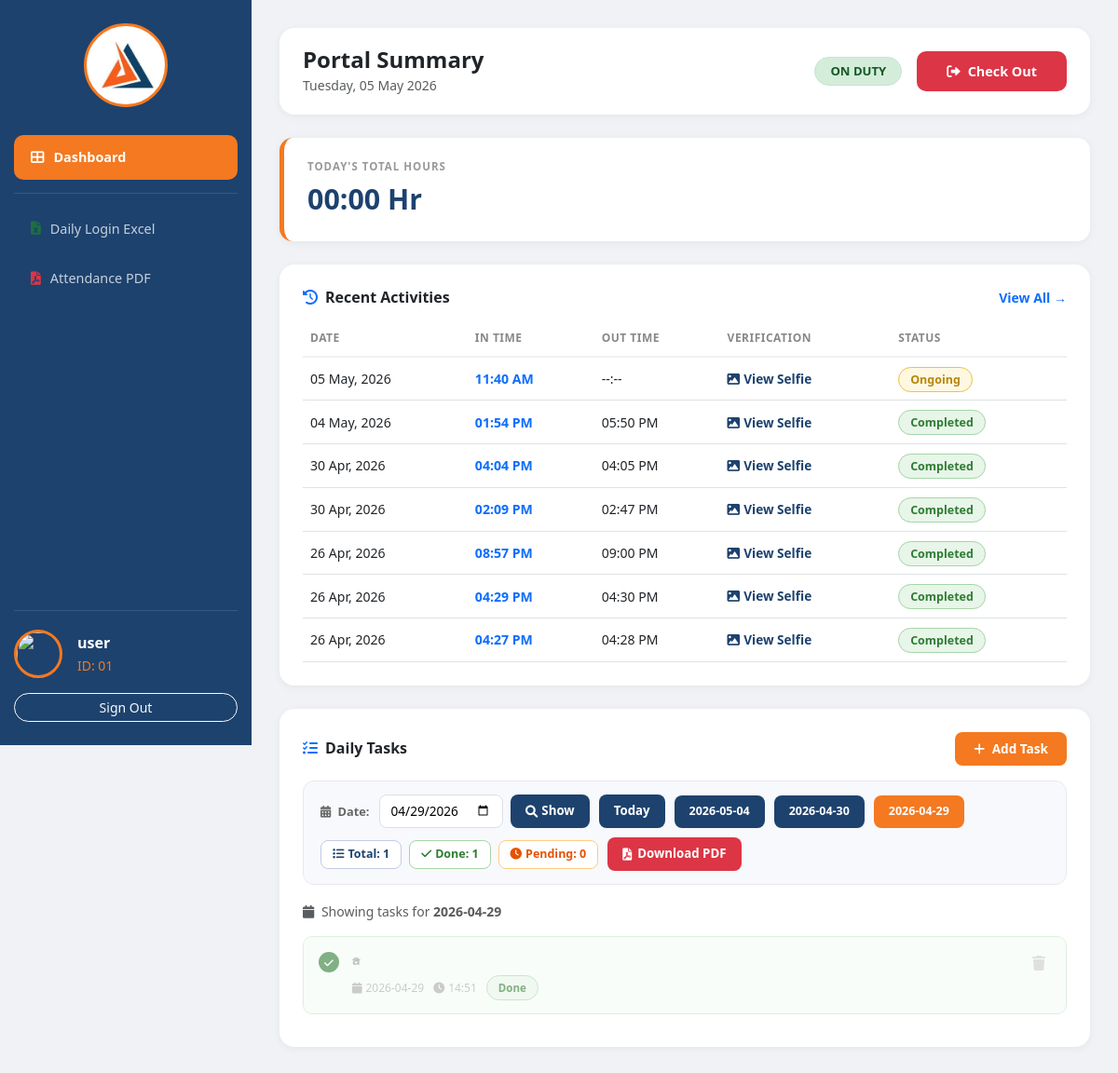
/dashboard?task_date=2026-04-29 (signed in), run on the app's committed database.
### app.py (models this page shows)
class User(UserMixin, db.Model):
    id = db.Column(db.Integer, primary_key=True)
    username = db.Column(db.String(80), unique=True, nullable=False)
    email = db.Column(db.String(120), unique=True, nullable=False)
    password = db.Column(db.String(80), nullable=False)
    first_name = db.Column(db.String(80))
    last_name = db.Column(db.String(80))
    emp_id = db.Column(db.String(50), unique=True)
    dob = db.Column(db.String(20))
    role = db.Column(db.String(20), default='employee')
    status = db.Column(db.String(20), default='pending')
    created_at = db.Column(db.DateTime, default=datetime.now)

class Attendance(db.Model):
    id = db.Column(db.Integer, primary_key=True)
    user_id = db.Column(db.Integer, db.ForeignKey('user.id'))
    emp_full_name = db.Column(db.String(160))
    check_in = db.Column(db.DateTime, default=datetime.now)
    check_out = db.Column(db.DateTime, nullable=True)
    location_in = db.Column(db.String(255))
    location_out = db.Column(db.String(255))
    selfie = db.Column(db.String(255))
    total_seconds = db.Column(db.Integer, default=0)

class Task(db.Model):
    id = db.Column(db.Integer, primary_key=True)
    user_id = db.Column(db.Integer, db.ForeignKey('user.id'))
    title = db.Column(db.String(200), nullable=False)
    description = db.Column(db.Text, nullable=True)
    due_date = db.Column(db.String(20), nullable=True)
    due_time = db.Column(db.String(10), nullable=True)
    status = db.Column(db.String(20), default='pending')  # pending or done
    created_at = db.Column(db.DateTime, default=datetime.now)

### app.py (the view)
@app.route('/dashboard')
@login_required
def dashboard():
    today_date = datetime.now().date()
    yesterday_date = today_date - timedelta(days=1)
    week_start = today_date - timedelta(days=7)
    date_display = datetime.now().strftime("%A, %d %B %Y")
    if current_user.role == 'admin':
        logs = Attendance.query.order_by(Attendance.id.desc()).all()
        pending_users = User.query.filter_by(status='pending').all()
        return render_template('admin_dashboard.html', logs=logs, pending=pending_users, today=date_display)
    t_logs = Attendance.query.filter(
        Attendance.user_id == current_user.id,
        func.date(Attendance.check_in) == today_date
    ).all()
    y_logs = Attendance.query.filter(
        Attendance.user_id == current_user.id,
        func.date(Attendance.check_in) == yesterday_date
    ).all()
    w_logs = Attendance.query.filter(
        Attendance.user_id == current_user.id,
        func.date(Attendance.check_in) >= week_start
    ).all()
    stats = {
        'today': calculate_hours(t_logs),
        'yesterday': calculate_hours(y_logs),
        'weekly': calculate_hours(w_logs)
    }
    recent_activity = Attendance.query.filter_by(
        user_id=current_user.id
    ).order_by(Attendance.id.desc()).limit(10).all()
    active_session = Attendance.query.filter_by(
        user_id=current_user.id, check_out=None
    ).first()
    task_filter_date = request.args.get('task_date', str(today_date))
    tasks = Task.query.filter_by(
        user_id=current_user.id
    ).filter(
        Task.due_date == task_filter_date
    ).order_by(Task.created_at.desc()).all()
    all_task_dates = db.session.query(Task.due_date).filter_by(
        user_id=current_user.id
    ).filter(Task.due_date != None, Task.due_date != '').distinct().order_by(Task.due_date.desc()).all()
    all_task_dates = [d[0] for d in all_task_dates]
    return render_template('emp_dashboard.html',
        logs=recent_activity,
        active=active_session,
        stats=stats,
        today_date=date_display,
        tasks=tasks,
        task_filter_date=task_filter_date,
        all_task_dates=all_task_dates,
        today_str=str(today_date)
    )

### app.py (called while the page is built)
@login_manager.user_loader
def load_user(user_id):
    return User.query.get(int(user_id))

def calculate_hours(logs):
    total_sec = 0
    if not logs:
        return "00:00 Hr"
    for log in logs:
        if log.check_in and log.check_out:
            diff = (log.check_out - log.check_in).total_seconds()
            total_sec += diff
    hrs = int(total_sec // 3600)
    mins = int((total_sec % 3600) // 60)
    return f"{hrs:02d}:{mins:02d} Hr"

### templates/emp_dashboard.html (shortened to what this page needs)
<!DOCTYPE html>
<html lang="en">
<head>
    <link href="https://cdn.jsdelivr.net/npm/bootstrap@5.3.0/dist/css/bootstrap.min.css" rel="stylesheet">
    <link rel="stylesheet" href="https://cdnjs.cloudflare.com/ajax/libs/font-awesome/6.0.0/css/all.min.css">
</head>
<body>
<div class="sidebar">
    <div class="logo-round">
        <img src="{{ url_for('static', filename='logo.png') }}" alt="KVON">
    </div>
    <nav>
        <a href="/dashboard" class="nav-item active-nav">
            <i class="fa fa-th-large"></i> Dashboard
        </a>
        <div class="nav-divider"></div>
        <a href="/download/excel" class="nav-item">
            <i class="fa fa-file-excel" style="color:#1d6f42"></i> Daily Login Excel
        </a>
        <a href="/download/pdf" class="nav-item">
            <i class="fa fa-file-pdf" style="color:#dc3545"></i> Attendance PDF
        </a>
    </nav>
    <div class="profile-bottom">
        <div class="d-flex align-items-center mb-3">
            <img src="https://cdn-icons-png.flaticon.com/512/3135/3135715.png" class="profile-img-gol me-3">
            <div>
                <div class="fw-bold text-white">{{ current_user.first_name }}</div>
                <small style="color: var(--kvon-orange);">ID: {{ current_user.emp_id }}</small>
            </div>
        </div>
        <a href="/logout" class="btn btn-sm btn-outline-light w-100 rounded-pill">Sign Out</a>
    </div>
</div>
<div class="main-content">
    <div class="header-card">
        <div>
            <h4 class="fw-bold mb-0 text-dark">Portal Summary</h4>
            <small class="text-muted">{{ today_date }}</small>
        </div>
        <div class="d-flex align-items-center gap-3">
            {% if active %}
                <span class="badge px-3 py-2 rounded-pill"
                    style="background:#d4edda;color:#155724;border:1px solid #c3e6cb;font-size:0.82rem;">
                    ON DUTY
                </span>
                <button onclick="handlePunch()" class="btn-checkout">
                    <i class="fa fa-sign-out-alt me-2"></i>Check Out
                </button>
            {% endif %}
        </div>
    </div>
    <div class="stats-card">
        <div class="stats-label">Today's Total Hours</div>
        <div class="stats-value">{{ stats.today }}</div>
    </div>
    <div class="table-card">
        <div class="d-flex justify-content-between align-items-center mb-3">
            <h6 class="fw-bold mb-0">
                <i class="fa fa-clock-rotate-left me-2 text-primary"></i>Recent Activities
            </h6>
            <a href="/my-attendance" class="text-primary small fw-bold text-decoration-none">View All →</a>
        </div>
        <div class="table-responsive">
            <table class="table table-hover mb-0">
                <thead>
                    <tr>
                        <th>Date</th>
                        <th>In Time</th>
                        <th>Out Time</th>
                        <th>Verification</th>
                        <th>Status</th>
                    </tr>
                </thead>
                <tbody>
                    {% for log in logs %}
                    <tr>
                        <td class="fw-medium">{{ log.check_in.strftime('%d %b, %Y') }}</td>
                        <td class="fw-bold text-primary">{{ log.check_in.strftime('%I:%M %p') }}</td>
                        <td>{{ log.check_out.strftime('%I:%M %p') if log.check_out else '--:--' }}</td>
                        <td>
                            <a href="/static/uploads/{{ log.selfie }}" target="_blank" class="selfie-link">
                                <i class="fa fa-image me-1"></i>View Selfie
                            </a>
                        </td>
                        <td>
                            {% if log.check_out %}
                                <span class="badge-done">Completed</span>
                            {% else %}
                                <span class="badge-ongoing">Ongoing</span>
                            {% endif %}
                        </td>
                    </tr>
                    {% endfor %}
                </tbody>
            </table>
        </div>
    </div>
    <div class="task-card">
        <div class="d-flex justify-content-between align-items-center mb-3">
            <h6 class="fw-bold mb-0">
                <i class="fa fa-list-check me-2 text-primary"></i>Daily Tasks
            </h6>
            <button class="btn-add-toggle" onclick="toggleTaskForm()">
                <i class="fa fa-plus me-1"></i> Add Task
            </button>
        </div>
        <div class="task-filter-bar">
            <label><i class="fa fa-calendar-days me-1"></i> Date:</label>
            <form method="GET" action="/dashboard"
                style="display:flex;align-items:center;gap:8px;flex-wrap:wrap;margin:0;">
                <input type="date" name="task_date"
                    value="{{ task_filter_date }}"
                    max="{{ today_str }}">
                <button type="submit" class="btn-filter">
                    <i class="fa fa-magnifying-glass me-1"></i> Show
                </button>
            </form>
            <a href="/dashboard?task_date={{ today_str }}"
               class="btn-filter {% if task_filter_date == today_str %}active-date{% endif %}">
               Today
            </a>
            {% for d in all_task_dates[:4] %}
            <a href="/dashboard?task_date={{ d }}"
               class="btn-filter {% if task_filter_date == d and d != today_str %}active-date{% endif %}"
               style="font-size:0.78rem;">
               {{ d }}
            </a>
            {% endfor %}
            <div class="task-mini-stats">
                <span class="mini-stat total">
                    <i class="fa fa-list me-1"></i>Total: {{ tasks|length }}
                </span>
                <span class="mini-stat mdone">
                    <i class="fa fa-check me-1"></i>Done: {{ tasks|selectattr('status','equalto','done')|list|length }}
                </span>
                <span class="mini-stat mpend">
                    <i class="fa fa-clock me-1"></i>Pending: {{ tasks|selectattr('status','equalto','pending')|list|length }}
                </span>
            </div>
            {% if tasks %}
            <a href="/task/download-pdf?date={{ task_filter_date }}" class="btn-pdf-task">
                <i class="fa fa-file-pdf"></i> Download PDF
            </a>
            {% endif %}
        </div>
        {% if tasks %}
            <p class="text-muted small mb-3">
                <i class="fa fa-calendar me-1"></i>
                Showing tasks for <strong>{{ task_filter_date }}</strong>
            </p>
            {% for task in tasks %}
            <div class="task-item {% if task.status == 'done' %}done-item{% endif %}">
                <a href="/task/toggle/{{ task.id }}"
                   class="task-checkbox {% if task.status == 'done' %}checked{% endif %}"
                   title="Mark as {{ 'pending' if task.status == 'done' else 'done' }}">
                    {% if task.status == 'done' %}
                        <i class="fa fa-check" style="font-size:0.7rem;"></i>
                    {% endif %}
                </a>
                <div style="flex:1;min-width:0;">
                    <div class="task-title {% if task.status == 'done' %}striked{% endif %}">
                        {{ task.title }}
                    </div>
                    <div class="task-meta">
                        {% if task.due_date %}
                            <span><i class="fa fa-calendar me-1"></i>{{ task.due_date }}</span>
                        {% endif %}
                        {% if task.due_time %}
                            <span><i class="fa fa-clock me-1"></i>{{ task.due_time }}</span>
                        {% endif %}
                        {% if task.status == 'done' %}
                            <span class="badge-done" style="font-size:0.72rem;">Done</span>
                        {% else %}
                            <span class="badge-pending" style="font-size:0.72rem;">Pending</span>
                        {% endif %}
                    </div>
                </div>
                <a href="/task/delete/{{ task.id }}" class="btn-del-task"
                   onclick="return confirm('Delete this task?')" title="Delete">
                    <i class="fa fa-trash"></i>
                </a>
            </div>
            {% endfor %}
        {% endif %}
    </div>
</div>
</body>
</html>

### data on the page
User: first_name "user", emp_id "01"
Attendance: check_in "05 May, 2026", check_in "11:40 AM", check_out "--:--", shows "Ongoing"
Attendance: check_in "04 May, 2026", check_in "01:54 PM", check_out "05:50 PM", shows "Completed"
Attendance: check_in "30 Apr, 2026", check_in "04:04 PM", check_out "04:05 PM", shows "Completed"
Attendance: check_in "30 Apr, 2026", check_in "02:09 PM", check_out "02:47 PM", shows "Completed"
Attendance: check_in "26 Apr, 2026", check_in "08:57 PM", check_out "09:00 PM", shows "Completed"
Attendance: check_in "26 Apr, 2026", check_in "04:29 PM", check_out "04:30 PM", shows "Completed"
Attendance: check_in "26 Apr, 2026", check_in "04:27 PM", check_out "04:28 PM", shows "Completed"
Task: status "done" (drawn), title "a", due_date "2026-04-29", due_time "14:51"

### other printed values
{{ stats.today }} "00:00 Hr"
{{ d }} "2026-05-04" "2026-04-30" "2026-04-29"
{{ tasks|length }} "1"
{{ tasks|selectattr('status','equalto','done')|list|length }} "1"
{{ tasks|selectattr('status','equalto','pending')|list|length }} "0"
{{ task_filter_date }} "2026-04-29"
